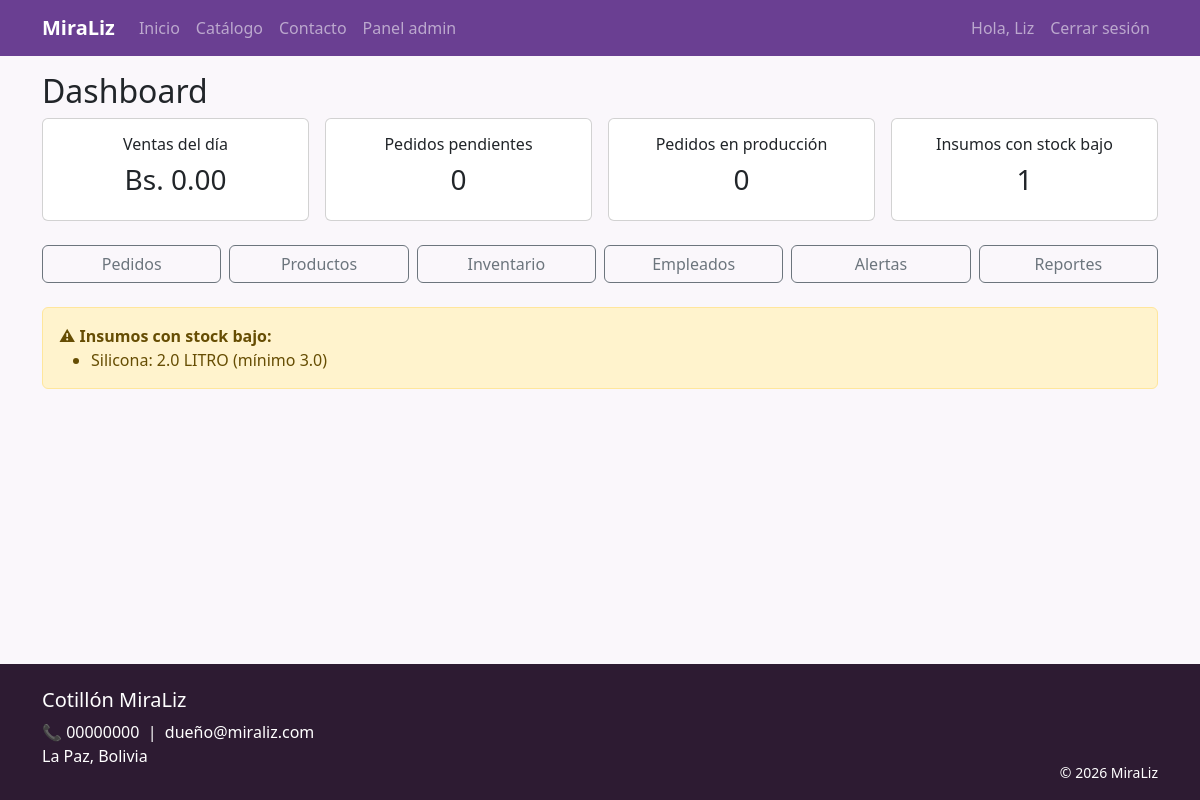
/admin/panel (signed in), run on the app's committed database.
### models/usuario.py (models this page shows, shortened)
class Usuario(UserMixin, db.Model):
    __tablename__ = "usuarios"
    id = db.Column(db.Integer, primary_key=True)
    nombre_completo = db.Column(db.String(150), nullable=False)
    correo = db.Column(db.String(150), unique=True, nullable=False, index=True)
    telefono = db.Column(db.String(30))
    direccion = db.Column(db.String(250))
    password_hash = db.Column(db.String(255), nullable=False)
    rol = db.Column(db.String(20), nullable=False, default="CLIENTE")
    estado = db.Column(db.String(20), nullable=False, default="ACTIVO")
    horas_disponibles = db.Column(db.Float, default=0)  # solo relevante para EMPLEADO
    fecha_registro = db.Column(db.DateTime, default=datetime.utcnow)
    correo_verificado = db.Column(db.Boolean, default=False)
    pedidos = db.relationship("Pedido", backref="cliente", lazy=True,
                               foreign_keys="Pedido.usuario_id")
    @property
    def is_active(self):
        return self.estado == "ACTIVO"

### models/inventario.py (models this page shows, shortened)
class Insumo(db.Model):
    __tablename__ = "insumos"
    id = db.Column(db.Integer, primary_key=True)
    nombre = db.Column(db.String(150), nullable=False)
    unidad = db.Column(db.String(20), nullable=False)  # UNIDAD, METRO, LITRO, KILOGRAMO
    stock_actual = db.Column(db.Float, nullable=False, default=0)
    stock_minimo = db.Column(db.Float, nullable=False, default=0)
    estado = db.Column(db.String(20), nullable=False, default="ACTIVO")
    def stock_bajo(self):
        return self.stock_actual <= self.stock_minimo

### routes/admin.py (the view)
@bp.route("/panel")
def dashboard():
    hoy = date.today()
    ventas_hoy = Venta.query.filter(db.func.date(Venta.fecha) == hoy).all()
    total_ventas_hoy = sum(v.total for v in ventas_hoy)
    return render_template(
        "admin/dashboard.html",
        total_ventas_hoy=total_ventas_hoy,
        pedidos_pendientes=Pedido.query.filter_by(estado="PENDIENTE").count(),
        pedidos_produccion=Pedido.query.filter_by(estado="EN_PRODUCCION").count(),
        productos_stock_bajo=Producto.query.filter(Producto.stock <= 3,
                                                     Producto.tipo == "PRODUCTO_LISTO").count(),
        insumos_stock_bajo=[i for i in Insumo.query.all() if i.stock_bajo()],
    )

### routes/admin.py (called while the page is built)
@bp.before_request
@login_required
@rol_requerido("DUENO")
def _restringir_a_dueno():
    pass

### templates/admin/dashboard.html (shortened to what this page needs)
{% extends "base.html" %}
{% block content %}
<h2>Dashboard</h2>
<div class="row g-3 mb-4">
    <div class="col-md-3">
        <div class="card p-3 text-center"><h6>Ventas del día</h6><h3>Bs. {{ "%.2f"|format(total_ventas_hoy) }}</h3></div>
    </div>
    <div class="col-md-3">
        <div class="card p-3 text-center"><h6>Pedidos pendientes</h6><h3>{{ pedidos_pendientes }}</h3></div>
    </div>
    <div class="col-md-3">
        <div class="card p-3 text-center"><h6>Pedidos en producción</h6><h3>{{ pedidos_produccion }}</h3></div>
    </div>
    <div class="col-md-3">
        <div class="card p-3 text-center"><h6>Insumos con stock bajo</h6><h3>{{ insumos_stock_bajo|length }}</h3></div>
    </div>
</div>
<div class="row g-2 mb-4">
    <div class="col-md-2"><a href="{{ url_for('admin.pedidos') }}" class="btn btn-outline-secondary w-100">Pedidos</a></div>
    <div class="col-md-2"><a href="{{ url_for('admin.productos') }}" class="btn btn-outline-secondary w-100">Productos</a></div>
    <div class="col-md-2"><a href="{{ url_for('admin.insumos') }}" class="btn btn-outline-secondary w-100">Inventario</a></div>
    <div class="col-md-2"><a href="{{ url_for('admin.empleados') }}" class="btn btn-outline-secondary w-100">Empleados</a></div>
    <div class="col-md-2"><a href="{{ url_for('admin.alertas') }}" class="btn btn-outline-secondary w-100">Alertas</a></div>
    <div class="col-md-2"><a href="{{ url_for('admin.reportes') }}" class="btn btn-outline-secondary w-100">Reportes</a></div>
</div>
{% if insumos_stock_bajo %}
<div class="alert alert-warning">
    <strong>⚠ Insumos con stock bajo:</strong>
    <ul class="mb-0">
        {% for i in insumos_stock_bajo %}
        <li>{{ i.nombre }}: {{ i.stock_actual }} {{ i.unidad }} (mínimo {{ i.stock_minimo }})</li>
        {% endfor %}
    </ul>
</div>
{% endif %}
{% endblock %}

### templates/base.html (shortened to what this page needs)
<!DOCTYPE html>
<html lang="es">
<head>
    <link href="https://cdn.jsdelivr.net/npm/bootstrap@5.3.3/dist/css/bootstrap.min.css" rel="stylesheet">
    <link href="{{ url_for('static', filename='css/estilo.css') }}" rel="stylesheet">
    <link rel="stylesheet" href="https://cdn.jsdelivr.net/npm/bootstrap-icons@1.11.3/font/bootstrap-icons.min.css">
</head>
<body>
<nav class="navbar navbar-expand-lg navbar-dark" style="background-color:#6a3f92;">
    <div class="container">
        <a class="navbar-brand fw-bold" href="{{ url_for('public.index') }}">MiraLiz</a>
        <div class="collapse navbar-collapse" id="navMenu">
            <ul class="navbar-nav me-auto mb-2 mb-lg-0">
                <li class="nav-item"><a class="nav-link" href="{{ url_for('public.index') }}">Inicio</a></li>
                <li class="nav-item"><a class="nav-link" href="{{ url_for('public.catalogo') }}">Catálogo</a></li>
                <li class="nav-item"><a class="nav-link" href="{{ url_for('public.contacto') }}">Contacto</a></li>
                {% if current_user.is_authenticated and current_user.rol == 'DUENO' %}
                    <li class="nav-item"><a class="nav-link" href="{{ url_for('admin.dashboard') }}">Panel admin</a></li>
                {% elif current_user.is_authenticated and current_user.rol == 'EMPLEADO' %}
                    <li class="nav-item"><a class="nav-link" href="{{ url_for('empleado.dashboard') }}">Panel empleado</a></li>
                {% elif current_user.is_authenticated and current_user.rol == 'CLIENTE' %}
                    <li class="nav-item"><a class="nav-link" href="{{ url_for('cliente.dashboard') }}">Mi panel</a></li>
                    <li class="nav-item"><a class="nav-link" href="{{ url_for('cliente.ver_carrito') }}">🛒 Carrito</a></li>
                {% endif %}
            </ul>
            <ul class="navbar-nav">
                {% if current_user.is_authenticated %}
                    <li class="nav-item"><span class="nav-link">Hola, {{ current_user.nombre_completo.split(' ')[0] }}</span></li>
                    <li class="nav-item"><a class="nav-link" href="{{ url_for('auth.logout') }}">Cerrar sesión</a></li>
                {% else %}
                    <li class="nav-item"><a class="nav-link" href="{{ url_for('auth.login') }}">Iniciar sesión</a></li>
                    <li class="nav-item"><a class="btn btn-light btn-sm ms-2" href="{{ url_for('auth.registro') }}">Registrarse</a></li>
                {% endif %}
            </ul>
        </div>
    </div>
</nav>
<main class="container mb-5">
    {% block content %}{% endblock %}
</main>
<footer class="text-white pt-4 pb-3 mt-auto" style="background-color:#2d1b32;">
    <div class="container d-flex flex-wrap justify-content-between">
        <div>
            <h5>Cotillón MiraLiz</h5>
            <p class="mb-0">📞 00000000 &nbsp;|&nbsp; dueño@miraliz.com</p>
            <p>La Paz, Bolivia</p>
        </div>
        <div class="align-self-end">
            <small>&copy; 2026 MiraLiz</small>
        </div>
    </div>
</footer>
</body>
</html>

### static/css/estilo.css (style rules this page uses)
body { display: flex; flex-direction: column; min-height: 100vh; background-color: #faf7fb; }
main { flex: 1; }

### data on the page
Usuario: nombre_completo "Liz"
Insumo: nombre "Silicona", stock_actual "2.0", unidad "LITRO", stock_minimo "3.0"

### other printed values
{{ "%.2f"|format(total_ventas_hoy) }} "0.00"
{{ pedidos_pendientes }} "0"
{{ pedidos_produccion }} "0"
{{ insumos_stock_bajo|length }} "1"
